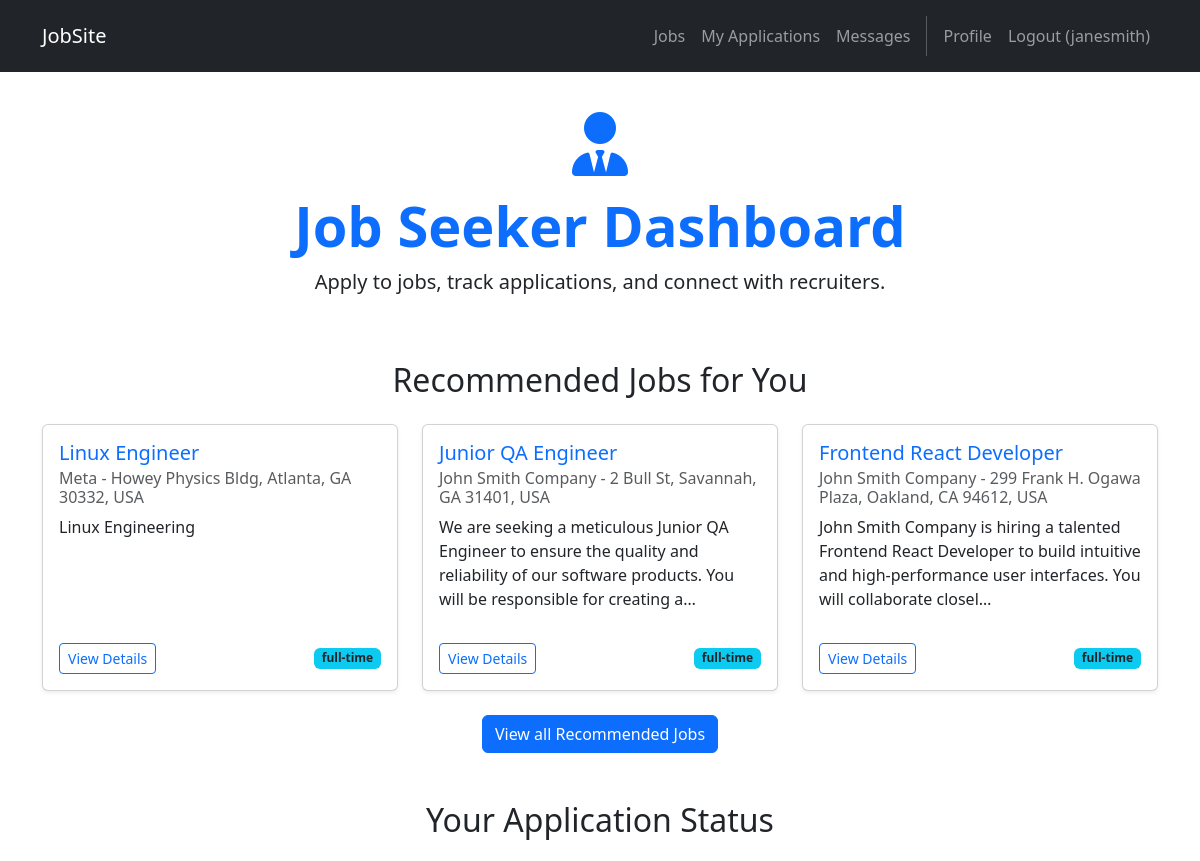
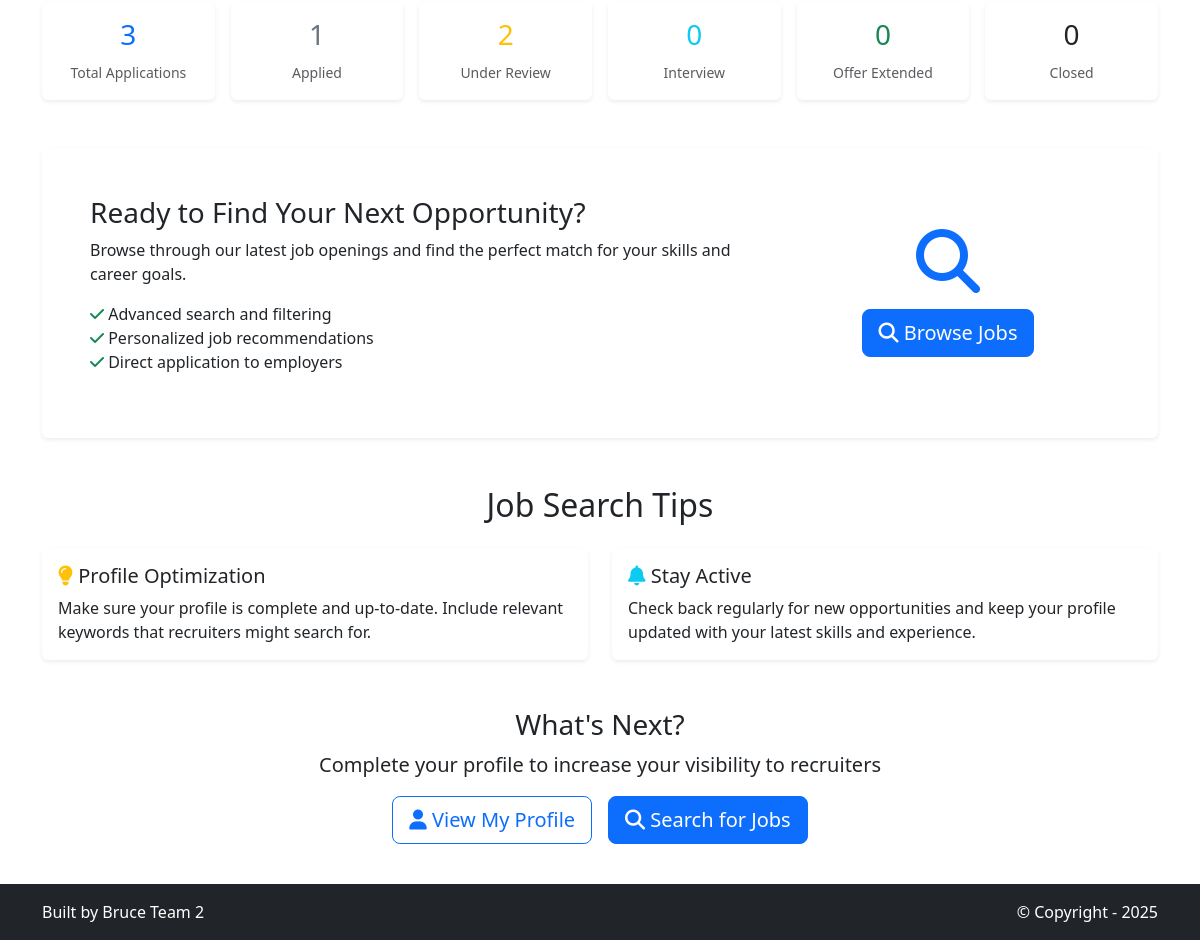
The page /dashboard/ (signed in) on the database its author committed (2 pictures, top to bottom).
### jobs/models.py (models this page shows, shortened)
class Job(models.Model):
    JOB_TYPES = [
        ('full-time', 'Full Time'),
        ('part-time', 'Part Time'),
        ('contract', 'Contract'),
        ('internship', 'Internship'),
        ('freelance', 'Freelance'),
    ]
    EXPERIENCE_LEVELS = [
        ('entry', 'Entry Level'),
        ('mid', 'Mid Level'),
        ('senior', 'Senior Level'),
        ('executive', 'Executive'),
    ]
    WORK_TYPES = [
        ('remote', 'Remote'),
        ('onsite', 'On-site'),
        ('hybrid', 'Hybrid'),
    ]
    title = models.CharField(max_length=200)
    company = models.CharField(max_length=200)
    location = models.CharField(max_length=200)
    job_type = models.CharField(max_length=20, choices=JOB_TYPES, default='full-time')
    experience_level = models.CharField(max_length=20, choices=EXPERIENCE_LEVELS, default='entry')
    work_type = models.CharField(max_length=20, choices=WORK_TYPES, default='onsite')
    skills = models.TextField(blank=True, help_text="Comma-separated list of required skills")
    salary_min = models.DecimalField(max_digits=10, decimal_places=2, null=True, blank=True)
    salary_max = models.DecimalField(max_digits=10, decimal_places=2, null=True, blank=True)
    visa_sponsorship = models.BooleanField(default=False, help_text="Does this position offer visa sponsorship?")
    description = models.TextField()
    requirements = models.TextField()
    benefits = models.TextField(blank=True)
    posted_by = models.ForeignKey(User, on_delete=models.CASCADE, related_name='posted_jobs')
    created_at = models.DateTimeField(default=timezone.now)
    updated_at = models.DateTimeField(auto_now=True)
    is_active = models.BooleanField(default=True)
    application_deadline = models.DateField(null=True, blank=True)
    class Meta:
        ordering = ['-created_at']
    @property
    def skills_list(self):
        if self.skills:
            return [skill.strip() for skill in self.skills.split(',') if skill.strip()]
        return []

### home/views.py (the view, shortened to what this page needs)
# urls.py: path('dashboard/', views.dashboard, name='home.dashboard'),
def dashboard(request):
    if not request.user.is_authenticated:
        return redirect('home.index')
    new_user = request.GET.get("new_user") == "true"
    if request.user.profile.is_job_seeker:
        applications = Application.objects.filter(applicant=request.user)
        application_stats = {
            'total': applications.count(),
            'applied': applications.filter(status='applied').count(),
            'review': applications.filter(status='review').count(),
            'interview': applications.filter(status='interview').count(),
            'offer': applications.filter(status='offer').count(),
            'closed': applications.filter(status='closed').count(),
        }
        template_data = {
            'title': 'Job Seeker Dashboard',
            'user_profile': request.user.profile,
            'job_seeker_profile': request.user.profile.job_seeker_profile,
            'application_stats': application_stats,
            'recommended_jobs': get_recommended_jobs(request)[:3],
            'num_recommended_jobs': get_recommended_jobs(request).count(),
            'new_user': new_user,
        }
        return render(request, 'home/job_seeker_dashboard.html', {'template_data': template_data})

### home/templates/home/job_seeker_dashboard.html
{% extends 'base.html' %}
{% block content %}
<div class="p-3 mt-4">
  <div class="container">
    <div class="row mb-5">
      <div class="col-12">
        <div class="text-center">
          <div class="mb-3">
            <i class="fas fa-user-tie fa-4x text-primary"></i>
          </div>
          {% if template_data.new_user %}
          <h1 class="display-4 fw-bold text-primary">Welcome to JobSite!</h1>
          <p class="lead">You're now part of our community of talented professionals</p>
          <div class="alert alert-success" role="alert">
            <i class="fas fa-check-circle"></i> Your job seeker account has been created successfully!
          </div>
          {% else %}
          <h1 class="display-4 fw-bold text-primary">Job Seeker Dashboard</h1>
          <p class="lead">Apply to jobs, track applications, and connect with recruiters.</p>
          {% endif %}
        </div>
      </div>
    </div>
    {% if template_data.new_user %}
    <div class="row mb-5">
      <div class="col-12">
        <h2 class="text-center mb-4">Get Started</h2>
        <div class="row g-4">
          <div class="col-md-3">
            <div class="card h-100 border-0 shadow-sm">
              <div class="card-body text-center p-4">
                <div class="mb-3">
                  <i class="fas fa-user-edit fa-3x text-primary"></i>
                </div>
                <h5 class="card-title">Complete Your Profile</h5>
                <p class="card-text">Add your professional headline, skills, and experience to stand out to recruiters.</p>
                <a href="{% url 'accounts.edit_profile' %}" class="btn btn-primary">
                  <i class="fas fa-edit"></i> Edit Profile
                </a>
              </div>
            </div>
          </div>
          <div class="col-md-3">
            <div class="card h-100 border-0 shadow-sm">
              <div class="card-body text-center p-4">
                <div class="mb-3">
                  <i class="fas fa-graduation-cap fa-3x text-success"></i>
                </div>
                <h5 class="card-title">Add Education</h5>
                <p class="card-text">Showcase your educational background and qualifications.</p>
                <a href="{% url 'accounts.add_education' %}" class="btn btn-success">
                  <i class="fas fa-plus"></i> Add Education
                </a>
              </div>
            </div>
          </div>
          <div class="col-md-3">
            <div class="card h-100 border-0 shadow-sm">
              <div class="card-body text-center p-4">
                <div class="mb-3">
                  <i class="fas fa-briefcase fa-3x text-info"></i>
                </div>
                <h5 class="card-title">Add Experience</h5>
                <p class="card-text">Highlight your work experience and career achievements.</p>
                <a href="{% url 'accounts.add_experience' %}" class="btn btn-info">
                  <i class="fas fa-plus"></i> Add Experience
                </a>
              </div>
            </div>
          </div>
          <div class="col-md-3">
            <div class="card h-100 border-0 shadow-sm">
              <div class="card-body text-center p-4">
                <div class="mb-3">
                  <i class="fas fa-file-alt fa-3x text-warning"></i>
                </div>
                <h5 class="card-title">Track Applications</h5>
                <p class="card-text">Monitor the status of your job applications and follow up on opportunities.</p>
                <a href="{% url 'jobs.my_applications' %}" class="btn btn-warning">
                  <i class="fas fa-chart-line"></i> View Applications
                </a>
              </div>
            </div>
          </div>
        </div>
      </div>
    </div>
    {% else %}
    <div class="row mb-5">
      <div class="col-12">
        <h2 class="text-center mb-4">Recommended Jobs for You</h2>
        {% if template_data.recommended_jobs %}
        <div class="row g-4">
          {% for job in template_data.recommended_jobs %}
          <div class="col-md-6 col-lg-4">
            <div class="card h-100 shadow-sm">
              <div class="card-body d-flex flex-column">
                <h5 class="card-title text-primary">{{ job.title }}</h5>
                <h6 class="card-subtitle mb-2 text-muted">{{ job.company }} - {{ job.location }}</h6>
                <p class="card-text flex-grow-1">{{ job.description|truncatechars:150 }}</p>
                <div class="d-flex justify-content-between align-items-center mt-3">
                  <a href="{% url 'jobs.detail' job.id %}" class="btn btn-sm btn-outline-primary">View Details</a>
                  <span class="badge bg-info text-dark">{{ job.job_type }}</span>
                </div>
              </div>
            </div>
          </div>
          {% endfor %}
        </div>
        {% if template_data.num_recommended_jobs > 3 %}
        <div class="row mt-4">
          <div class="col text-center">
            <a class="btn btn-primary d-inline-block" href="{% url 'jobs.list' %}?recommended=true">View all Recommended Jobs</a>
          </div>
        </div>
        {% endif %}
        {% else %}
        <div class="col-12">
          <div class="alert alert-info text-center" role="alert">
            No job recommendations available. <a href="{% url 'jobs.list' %}">Browse all jobs</a>, or add more skills to your profile to get personalized recommendations!
          </div>
        </div>
        {% endif %}
      </div>
    </div>
    {% endif %}
    {% if template_data.application_stats.total > 0 %}
    <div class="row mb-5">
      <div class="col-12">
        <h2 class="text-center mb-4">Your Application Status</h2>
        <div class="row g-3">
          <div class="col-md-2">
            <div class="card text-center border-0 shadow-sm">
              <div class="card-body">
                <h3 class="text-primary">{{ template_data.application_stats.total }}</h3>
                <small class="text-muted">Total Applications</small>
              </div>
            </div>
          </div>
          <div class="col-md-2">
            <div class="card text-center border-0 shadow-sm">
              <div class="card-body">
                <h3 class="text-secondary">{{ template_data.application_stats.applied }}</h3>
                <small class="text-muted">Applied</small>
              </div>
            </div>
          </div>
          <div class="col-md-2">
            <div class="card text-center border-0 shadow-sm">
              <div class="card-body">
                <h3 class="text-warning">{{ template_data.application_stats.review }}</h3>
                <small class="text-muted">Under Review</small>
              </div>
            </div>
          </div>
          <div class="col-md-2">
            <div class="card text-center border-0 shadow-sm">
              <div class="card-body">
                <h3 class="text-info">{{ template_data.application_stats.interview }}</h3>
                <small class="text-muted">Interview</small>
              </div>
            </div>
          </div>
          <div class="col-md-2">
            <div class="card text-center border-0 shadow-sm">
              <div class="card-body">
                <h3 class="text-success">{{ template_data.application_stats.offer }}</h3>
                <small class="text-muted">Offer Extended</small>
              </div>
            </div>
          </div>
          <div class="col-md-2">
            <div class="card text-center border-0 shadow-sm">
              <div class="card-body">
                <h3 class="text-dark">{{ template_data.application_stats.closed }}</h3>
                <small class="text-muted">Closed</small>
              </div>
            </div>
          </div>
        </div>
      </div>
    </div>
    {% endif %}
    <div class="row mb-5">
      <div class="col-12">
        <div class="card border-0 shadow-sm">
          <div class="card-body p-5">
            <div class="row align-items-center">
              <div class="col-md-8">
                <h3 class="card-title">Ready to Find Your Next Opportunity?</h3>
                <p class="card-text">Browse through our latest job openings and find the perfect match for your skills and career goals.</p>
                <ul class="list-unstyled">
                  <li><i class="fas fa-check text-success"></i> Advanced search and filtering</li>
                  <li><i class="fas fa-check text-success"></i> Personalized job recommendations</li>
                  <li><i class="fas fa-check text-success"></i> Direct application to employers</li>
                </ul>
              </div>
              <div class="col-md-4 text-center">
                <i class="fas fa-search fa-4x text-primary mb-3"></i>
                <br>
                <a href="{% url 'jobs.list' %}" class="btn btn-primary btn-lg">
                  <i class="fas fa-search"></i> Browse Jobs
                </a>
              </div>
            </div>
          </div>
        </div>
      </div>
    </div>
    <div class="row mb-5">
      <div class="col-12">
        <h2 class="text-center mb-4">Job Search Tips</h2>
        <div class="row g-4">
          <div class="col-md-6">
            <div class="card h-100 border-0 shadow-sm">
              <div class="card-body">
                <h5 class="card-title">
                  <i class="fas fa-lightbulb text-warning"></i> Profile Optimization
                </h5>
                <p class="card-text">Make sure your profile is complete and up-to-date. Include relevant keywords that recruiters might search for.</p>
              </div>
            </div>
          </div>
          <div class="col-md-6">
            <div class="card h-100 border-0 shadow-sm">
              <div class="card-body">
                <h5 class="card-title">
                  <i class="fas fa-bell text-info"></i> Stay Active
                </h5>
                <p class="card-text">Check back regularly for new opportunities and keep your profile updated with your latest skills and experience.</p>
              </div>
            </div>
          </div>
        </div>
      </div>
    </div>
    <div class="row mb-4">
      <div class="col-12">
        <div class="text-center">
          <h3>What's Next?</h3>
          <p class="lead">Complete your profile to increase your visibility to recruiters</p>
          <div class="d-flex gap-3 justify-content-center">
            <a href="{% url 'accounts.profile' user.username %}" class="btn btn-outline-primary btn-lg">
              <i class="fas fa-user"></i> View My Profile
            </a>
            <a href="{% url 'jobs.list' %}" class="btn btn-primary btn-lg">
              <i class="fas fa-search"></i> Search for Jobs
            </a>
          </div>
        </div>
      </div>
    </div>
  </div>
</div>
{% endblock content %}

### jobsite/templates/base.html (shortened to what this page needs)
<!DOCTYPE html>
<html>
  {% load static %}
  <head>
    <link href="https://cdn.jsdelivr.net/npm/bootstrap@5.3.3/dist/css/bootstrap.min.css" rel="stylesheet">
    <link rel="stylesheet" href="https://cdnjs.cloudflare.com/ajax/libs/font-awesome/6.1.1/css/all.min.css">
    <link rel="stylesheet" href="https://code.jquery.com/ui/1.14.1/themes/base/jquery-ui.css">
  </head>
  <body class="d-flex flex-column min-vh-100">
    <nav class="p-3 navbar navbar-dark bg-dark navbar-expand-lg">
      <div class="container">
        <a class="navbar-brand" href="{% url 'home.index' %}">
          <p class="mb-0">JobSite</p>
        </a>
        <div class="collapse navbar-collapse" id="navbarNavAltMarkup">
          <div class="navbar-nav ms-auto navbar-ml">
            <a class="nav-link" href="{% url 'jobs.list' %}">Jobs</a>
            {% if user.is_authenticated %}
              {% if user.profile.is_recruiter %}
                <a class="nav-link" href="{% url 'jobs.my_jobs' %}">My Jobs</a>
                <a class="nav-link" href="{% url 'candidates.candidate_search' %}">Find Talent</a>
              {% elif user.profile.is_job_seeker %}
                <a class="nav-link" href="{% url 'jobs.my_applications' %}">My Applications</a>
              {% endif %}
              <a class="nav-link" href="{% url 'messaging:inbox' %}">Messages</a>
              <a class="nav-link" href="{% url 'accounts.profile' user.username %}">Profile</a>
              <a class="nav-link" href="{% url 'accounts.logout' %}">Logout ({{ user.username }})</a>
            {% else %}
              <a class="nav-link" href="{% url 'accounts.login' %}">Login</a>
              <a class="nav-link" href="{% url 'accounts.signup' %}">Sign Up</a>
            {% endif %}
          </div>
        </div>
      </div>
    </nav>
    <div class="flex-grow-1">
      {% block content %}
      {% endblock content %}
    </div>
    <section class="p-3 ms-footer-bottom bg-dark">
      <div class="container d-flex justify-content-between">
        <div class="me-5 text-white">
          <span>Built by Bruce Team 2</span>
        </div>
        <div class="text-white">
          <span>© Copyright - 2025</span>
        </div>
      </div>
    </section>
  </body>
</html>

### rows shown on the page
Job: title "Linux Engineer", company "Meta", location "Howey Physics Bldg, Atlanta, GA 30332, USA", description "Linux Engineering", job_type "full-time"
Job: title "Junior QA Engineer", company "John Smith Company", location "2 Bull St, Savannah, GA 31401, USA", description "We are seeking a meticulous Junior QA Engineer to ensure the quality and reliability of our software products. You will be responsible for creating a…", job_type "full-time"
Job: title "Frontend React Developer", company "John Smith Company", location "299 Frank H. Ogawa Plaza, Oakland, CA 94612, USA", description "John Smith Company is hiring a talented Frontend React Developer to build intuitive and high-performance user interfaces. You will collaborate closel…", job_type "full-time"

### other values the page prints
{{ user.username }} "janesmith"
{{ template_data.application_stats.total }} "3"
{{ template_data.application_stats.applied }} "1"
{{ template_data.application_stats.review }} "2"
{{ template_data.application_stats.interview }} "0"
{{ template_data.application_stats.offer }} "0"
{{ template_data.application_stats.closed }} "0"
